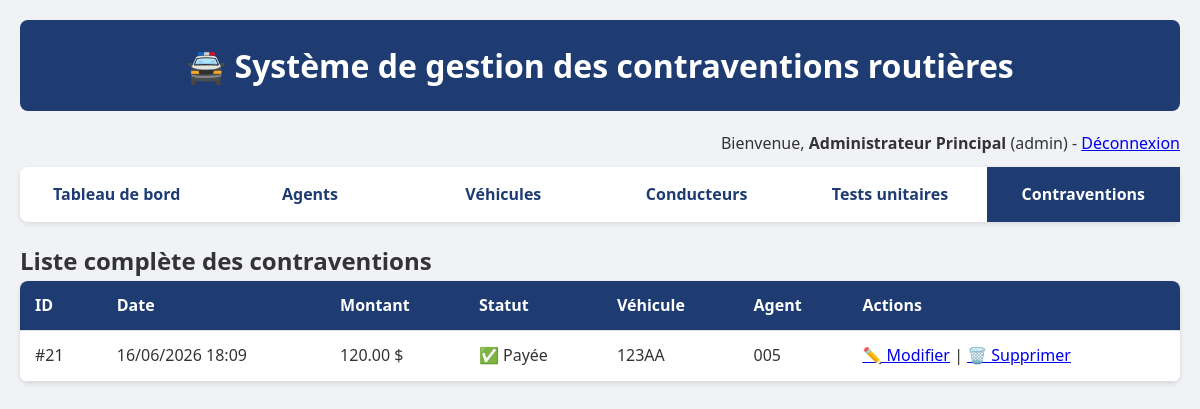
/index.php?page=contraventions (signed in), run on the app's committed database.
### tables this page shows
CREATE TABLE `contraventions` (
  `id` int(11) NOT NULL,
  `date_emission` datetime DEFAULT NULL,
  `montant` decimal(10,2) DEFAULT NULL,
  `statut` varchar(20) DEFAULT 'impayee',
  `vehicule_id` int(11) DEFAULT NULL,
  `agent_id` int(11) DEFAULT NULL,
  `plaque` varchar(20) DEFAULT NULL,
  `marque` varchar(50) DEFAULT NULL,
  `proprietaire` varchar(100) DEFAULT NULL,
  `telephone` varchar(20) DEFAULT NULL,
  `adresse` varchar(255) DEFAULT NULL,
  `infraction_texte` text DEFAULT NULL
);

CREATE TABLE `agents` (
  `id` int(11) NOT NULL,
  `nom` varchar(100) DEFAULT NULL,
  `matricule` varchar(20) DEFAULT NULL
);

### pages/contraventions.php (the view, shortened to what this page needs)
<?php
$stmt = $pdo->query("
    SELECT c.*,
           a.matricule as agent_matricule
    FROM contraventions c
    LEFT JOIN agents a ON c.agent_id = a.id
    ORDER BY c.id DESC
");
$contraventions = $stmt->fetchAll();
?>
<h2>Liste complète des contraventions</h2>
<table>
    <thead>
        <tr>
            <th>ID</th>
            <th>Date</th>
            <th>Montant</th>
            <th>Statut</th>
            <th>Véhicule</th>
            <th>Agent</th>
            <th>Actions</th>
        </tr>
    </thead>
    <tbody>
    <?php foreach($contraventions as $c): ?>
        <tr>
            <td>#<?= $c['id'] ?></td>
            <td><?= date('d/m/Y H:i', strtotime($c['date_emission'])) ?></td>
            <td><?= number_format($c['montant'], 2) ?> $</td>
            <td><?= $c['statut'] == 'payee' ? '✅ Payée' : '❌ Impayée' ?></td>
            <td>
                <?php
                if (!empty($c['plaque'])) {
                    echo htmlspecialchars($c['plaque']);
                } elseif (!empty($c['vehicule_id'])) {
                    $stmtV = $pdo->prepare("SELECT immatriculation FROM vehicules WHERE id = ?");
                    $stmtV->execute([$c['vehicule_id']]);
                    $v = $stmtV->fetch();
                    echo $v ? htmlspecialchars($v['immatriculation']) : '—';
                } else {
                    echo '—';
                }
                ?>
            </td>
            <td>
                <?php
                if (!empty($c['agent_matricule'])) {
                    echo htmlspecialchars($c['agent_matricule']);
                } elseif (!empty($c['agent_id'])) {
                    $stmtA = $pdo->prepare("SELECT matricule FROM agents WHERE id = ?");
                    $stmtA->execute([$c['agent_id']]);
                    $a = $stmtA->fetch();
                    echo $a ? htmlspecialchars($a['matricule']) : 'Agent inconnu';
                } else {
                    echo 'Officier Police Judiciaire';
                }
                ?>
            </td>
            <td>
                <a href="?page=contraventions&edit=<?= $c['id'] ?>">✏️ Modifier</a> |
                <a href="?page=contraventions&action=delete&id=<?= $c['id'] ?>" onclick="return confirm('Supprimer cette contravention ?')">🗑️ Supprimer</a>
            </td>
        </tr>
    <?php endforeach; ?>
    </tbody>
</table>

### style.css (style rules this page uses)
* { margin: 0; padding: 0; box-sizing: border-box; }
body { font-family: 'Segoe UI', Tahoma, Geneva, Verdana, sans-serif; background: #f0f2f5; color: #333; line-height: 1.6; }
table { width: 100%; background: white; border-collapse: collapse; border-radius: 8px; overflow: hidden; box-shadow: 0 2px 5px rgba(0,0,0,0.1); }
th, td { padding: 12px 15px; text-align: left; border-bottom: 1px solid #ddd; }
th { background: #1e3c72; color: white; }

### data on the page
contraventions: id "21", date_emission "16/06/2026 18:09", montant "120.00", statut "✅ Payée", plaque "123AA", agent.matricule "005"

### other printed values
$_SESSION['user_nom'] "Administrateur Principal"
$_SESSION['user_role'] "admin"
